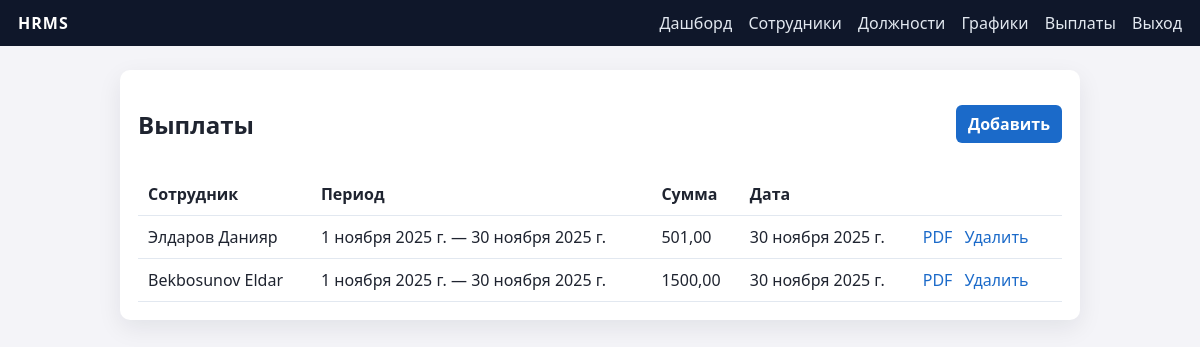
Screenshot of /payrolls/ (signed in) with the database file from the repository.
### staff/models.py (models this page shows, shortened)
class Payroll(models.Model):
    employee = models.ForeignKey(
        Employee, verbose_name="Сотрудник", on_delete=models.CASCADE, related_name="payrolls"
    )
    period_start = models.DateField("Начало периода")
    period_end = models.DateField("Конец периода")
    gross_pay = models.DecimalField("Основная часть", max_digits=10, decimal_places=2)
    bonus = models.DecimalField("Бонус", max_digits=10, decimal_places=2, default=0)
    paid_on = models.DateField("Дата выплаты", auto_now_add=True)
    notes = models.CharField("Комментарий", max_length=200, blank=True)
    class Meta:
        verbose_name = "выплата"
        verbose_name_plural = "выплаты"
        ordering = ["-paid_on"]
    @property
    def total_pay(self):
        return self.gross_pay + self.bonus

class Employee(models.Model):
    first_name = models.CharField("Имя", max_length=80)
    last_name = models.CharField("Фамилия", max_length=80)
    email = models.EmailField("Email", unique=True)
    phone = models.CharField("Телефон", max_length=20, blank=True)
    position = models.ForeignKey(
        Position, verbose_name="Должность", on_delete=models.PROTECT, related_name="employees"
    )
    schedule = models.ForeignKey(
        WorkSchedule, verbose_name="График", on_delete=models.PROTECT, related_name="employees"
    )
    salary = models.DecimalField("Зарплата", max_digits=10, decimal_places=2)
    hire_date = models.DateField("Дата приема")
    is_active = models.BooleanField("Активен", default=True)
    class Meta:
        verbose_name = "сотрудник"
        verbose_name_plural = "сотрудники"
        ordering = ["last_name", "first_name"]
    def __str__(self) -> str:
        return f"{self.last_name} {self.first_name}"

### staff/views.py (the view)
# urls.py: path("payrolls/", views.PayrollList.as_view(), name="payrolls"),
class PayrollList(LoginRequiredMixin, ListView):
    model = Payroll
    template_name = "staff/payroll_list.html"
    queryset = Payroll.objects.select_related("employee")

### templates/staff/payroll_list.html
{% extends "base.html" %}
{% block content %}
<div class="card">
    <div class="card-header">
        <h2>Выплаты</h2>
        <a class="button" href="{% url 'payroll_add' %}">Добавить</a>
    </div>
    {% if object_list %}
    <table>
        <thead>
            <tr><th>Сотрудник</th><th>Период</th><th>Сумма</th><th>Дата</th><th></th></tr>
        </thead>
        <tbody>
            {% for payroll in object_list %}
            <tr>
                <td>{{ payroll.employee }}</td>
                <td>{{ payroll.period_start }} — {{ payroll.period_end }}</td>
                <td>{{ payroll.total_pay }}</td>
                <td>{{ payroll.paid_on }}</td>
                <td class="actions">
                    <a href="{% url 'payroll_pdf' payroll.pk %}">PDF</a>
                    <a href="{% url 'payroll_delete' payroll.pk %}">Удалить</a>
                </td>
            </tr>
            {% endfor %}
        </tbody>
    </table>
    {% else %}
    <p>Записей пока нет.</p>
    {% endif %}
</div>
{% endblock %}

### static/css/styles.css (style rules this page uses)
body { font-family: "Segoe UI", sans-serif; margin: 0; background: #f4f4f8; color: #1f2430; }
a { color: #1b6ac9; text-decoration: none; }
.card { background: #fff; border-radius: 10px; padding: 18px; margin-bottom: 18px; box-shadow: 0 8px 24px rgba(15, 23, 42, 0.08); }
.card-header { display: flex; justify-content: space-between; align-items: center; margin-bottom: 12px; }
table { width: 100%; border-collapse: collapse; }
table th, table td { padding: 10px; border-bottom: 1px solid #e2e8f0; text-align: left; }
.actions a { margin-right: 8px; }
form button, .button { padding: 8px 12px; border-radius: 6px; border: none; background: #1b6ac9; color: #fff; cursor: pointer; font-weight: 600; }

### rows the page displays
Payroll: employee "Элдаров Данияр", period_start "1 ноября 2025 г.", period_end "30 ноября 2025 г.", total_pay "501,00", paid_on "30 ноября 2025 г."
Payroll: employee "Bekbosunov Eldar", period_start "1 ноября 2025 г.", period_end "30 ноября 2025 г.", total_pay "1500,00", paid_on "30 ноября 2025 г."
